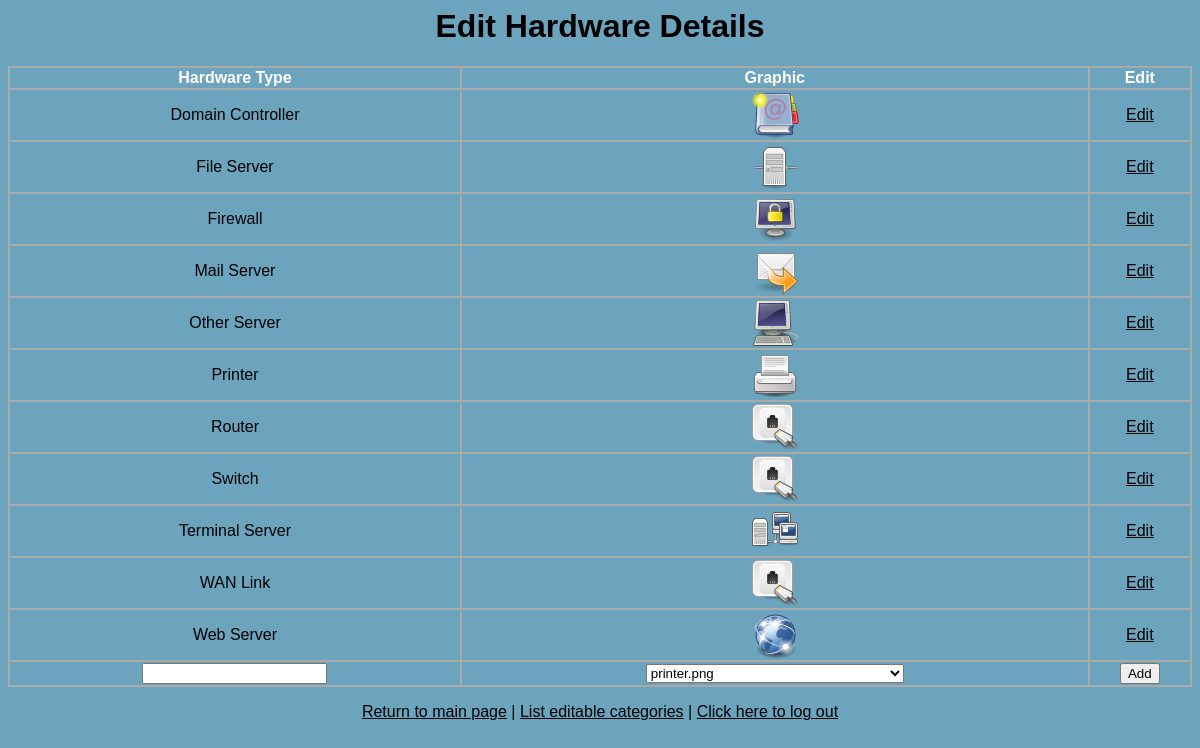
/edit.php?type=type (signed in), run on the app's committed database.
### tables this page shows
CREATE TABLE `equipment_type` (
  `intHardwareType` int(11) NOT NULL auto_increment,
  `strHardwareType` varchar(255) NOT NULL default '',
  `strGraphicFilename` varchar(255) NOT NULL default '',
  PRIMARY KEY  (`intHardwareType`),
  UNIQUE KEY `strHardwareType` (`strHardwareType`)
) TYPE=MyISAM AUTO_INCREMENT=11;

### edit.php (the view, shortened to what this page needs)
<?php
require_once("theme/pagelayout.php");
if(isset($_REQUEST['logout'])) {
  doAuthenticate(TRUE);
  echo "<p>You have now logged out</p>\n";
  $LogInOrOut=" <a href='edit.php'>Log in</a>";
} else {
  $LogInOrOut=" <a href='edit.php?logout'>Click here to log out</a>";
}
var_dump($_REQUEST);
echo "<form method='post' action='edit.php'>\n";
if($_SESSION['admin_approved']) {
  switch($_REQUEST['type']) {
      case "type":
      if(doCheckLevel(8,9)) {
        switch($_REQUEST['query']) {
          default:
            echo "<h1 align=center>Edit Hardware Details</h1>\n";
            $return=getHardwareTypeList();
            echo "<table width=100%>\n";
            echo "<tr><th>Hardware Type</th><th>Graphic</th><th>Edit</th></tr>\n";
            if($return['size']==0) {
              echo "<tr><td colspan=3>WARNING: You have no hardware types defined!</td></tr>\n";
            } else {
              while($aryReturns=mysql_fetch_array($return['query'])) {
                echo "<tr><td>" . $aryReturns['strHardwareType'] . "</td>";
                echo "<td><img src='theme/equipment/" . $aryReturns['strGraphicFilename'] . "'></td>";
                echo "<td><a href='edit.php?query=edit&type=site&uid=" . $aryReturns['intUID'] . "'>Edit</a></td></tr>\n";
              }
              echo "<tr><td><input type=text name=strHardwareType></td>";
              echo "<td><select name=strGraphicFilename>";
              $handle=opendir("theme/equipment");
              while ($file = readdir($handle)) {
                if ($file != "." && $file != ".." && $file != "CVS") {
                  echo "<option name='$file'>$file</option>";
                }
              }
              echo "</select></td>";
              echo "<td><input type=submit value=Add></td></tr>\n";
              echo "</table>";
            }
          break;
        }
      } else {
        echo "<p>You do not have sufficient admin priviliges to perform these tasks.</p>";
      }
      break;
  }
}
function getHardwareTypeList($strWhere="",$bolReturnStrings=TRUE) {
  $strSQL="SELECT * FROM equipment_type ". $strWhereStatement . " ORDER BY strHardwareType";
  $result['query']=mysql_query($strSQL);
  $result['size']=mysql_num_rows($result['query']);
  return($result);
}
if ($_REQUEST['query']=="edit") {
  $EditPage="<a href='edit.php'>List editable categories</a> | <a href='edit.php?type=" . $_REQUEST['type'] . "'>Edit " . $_REQUEST['type'] . " items |";
} elseif ($_REQUEST['type']!="") {
  $EditPage="<a href='edit.php'>List editable categories</a> |";
} else {
  $EditPage="";
}
function doCheckLevel($lvl0="",$lvl1="",$lvl2="",$lvl3="",$lvl4="",$lvl5="",$lvl6="",$lvl7="",$lvl8="",$lvl9="") {
  switch($_SESSION['admin_level']) {
    case $lvl0:
    case $lvl1:
    case $lvl2:
    case $lvl3:
    case $lvl4:
    case $lvl5:
    case $lvl6:
    case $lvl7:
    case $lvl8:
    case $lvl9:
      return(TRUE);
    break;
  }
}
?>

### theme/css.css (style rules this page uses)
BODY { background-color: #6CA3BD; color: #000000; font-family: Arial; }
TD { text-align: center; vertical-align: middle; background-color: #6CA3BD; }
TH { color: #FFFFFF; background-color: #6CA3BD; }
TABLE { background-color: #AAAAAA; }
A { color: #000000; }
H1 { text-align: center; }

### data on the page
equipment_type: strHardwareType "Domain Controller", strGraphicFilename (picture)
equipment_type: strHardwareType "File Server", strGraphicFilename (picture)
equipment_type: strHardwareType "Firewall", strGraphicFilename (picture)
equipment_type: strHardwareType "Mail Server", strGraphicFilename (picture)
equipment_type: strHardwareType "Other Server", strGraphicFilename (picture)
equipment_type: strHardwareType "Printer", strGraphicFilename (picture)
equipment_type: strHardwareType "Router", strGraphicFilename (picture)
equipment_type: strHardwareType "Switch", strGraphicFilename (picture)
equipment_type: strHardwareType "Terminal Server", strGraphicFilename (picture)
equipment_type: strHardwareType "WAN Link", strGraphicFilename (picture)
equipment_type: strHardwareType "Web Server", strGraphicFilename (picture)

### other printed values
$footertext "Return to main page |"
form field strGraphicFilename "printer.png"
